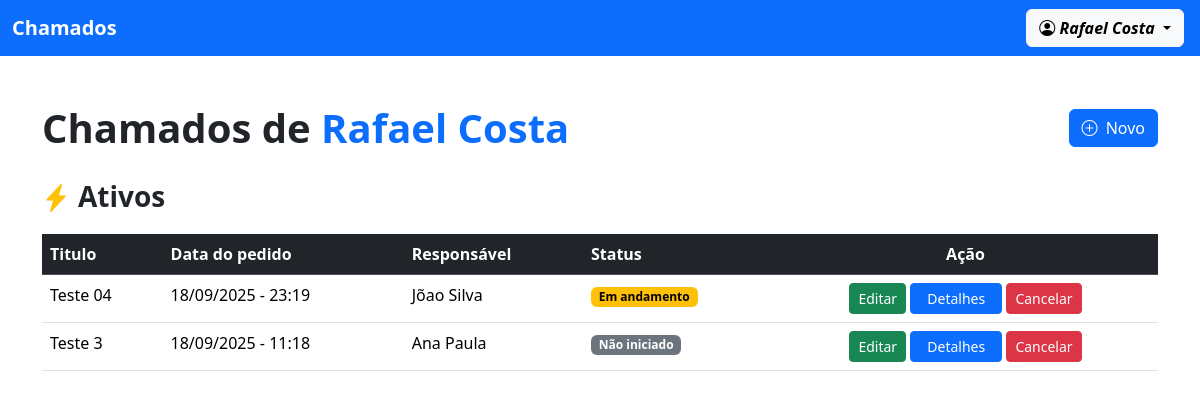
Page / (signed in) on the earlier database version.
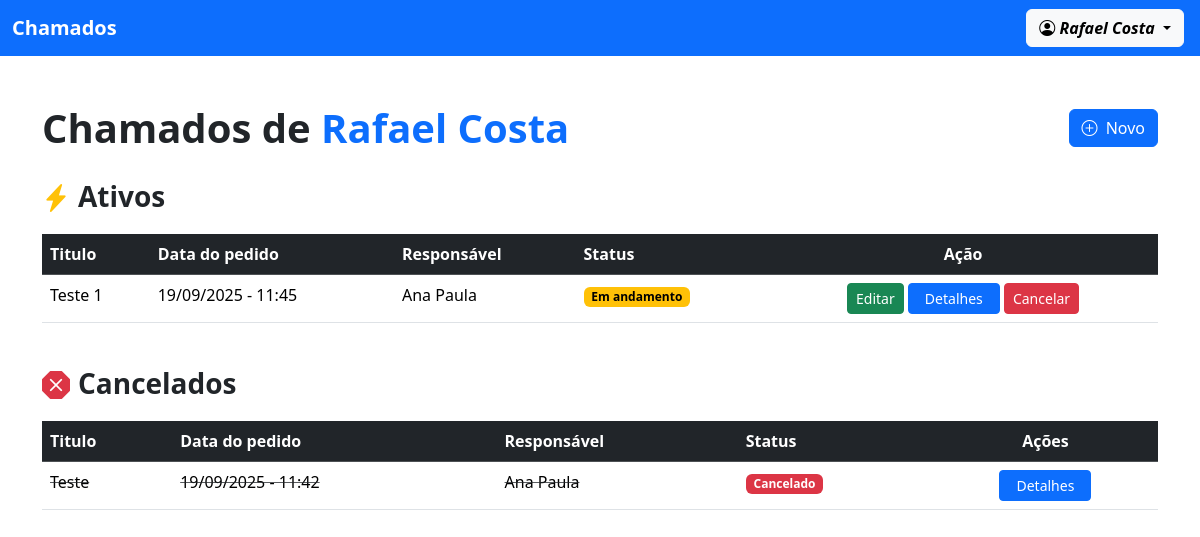
Same page on the later database version.
### chamado/models.py (models this page shows, shortened)
class Chamado(models.Model):
    STATUS = (
        ('nao_iniciado', 'Não iniciado'),
        ('em_andamento', 'Em andamento'),
        ('finalizado', 'Finalizado'),
        ('cancelado', 'Cancelado'),
    )
    titulo = models.CharField(max_length=255)
    data = models.DateTimeField()
    status = models.CharField(max_length=20, choices=STATUS, default="nao_iniciado")
    descricao = models.TextField()
    autor = models.ForeignKey(Perfil, on_delete=models.CASCADE, related_name='autor')
    responsavel = models.ForeignKey(Perfil, on_delete=models.CASCADE, related_name='responsavel')
    class Meta:
        ordering = ["-data"]

### usuario/models.py (models this page shows)
class Perfil(models.Model):
    user = models.OneToOneField(User, on_delete=models.CASCADE)
    nome_completo = models.CharField(max_length=255)
    adm = models.BooleanField(default=False)
    def __str__(self):
        return f"{self.nome_completo}"
    class Meta:
        ordering = ["nome_completo"]

### chamado/views.py (the view)
# urls.py: path('', views.ver_meus_chamados, name="ver_meus_chamados"),
@login_required(login_url='/usuario/login/')
def ver_meus_chamados(request):
    perfil = get_object_or_404(Perfil, user=request.user)
    chamado = Chamado.objects.filter(autor=perfil)
    ativos = chamado.exclude(status__in=['cancelado', 'finalizado']).count()
    finalizados = chamado.filter(status='finalizado').count()
    cancelados = chamado.filter(status='cancelado').count()
    return render(request, 'ver_meus_chamados.html', {'perfil': perfil,
                                                      'chamados':chamado,
                                                      'qtd_ativos': ativos,
                                                      'qtd_finalizados': finalizados,
                                                      'qtd_cancelados': cancelados})

### chamado/templates/ver_meus_chamados.html (shortened to what this page needs)
{% extends "modelo.html" %}
{% block content %}
<div class="d-flex justify-content-between align-items-center mb-4">
    <h1 class="fw-bold mb-0">Chamados de <span class="text-primary">{{ perfil.nome_completo }}</span></h1>
    <a href="{% url 'fazer_chamado' %}" class="btn btn-primary">
        <i class="bi bi-plus-circle me-1"></i>
        Novo
    </a>
</div>
{% if qtd_ativos or qtd_cancelados or qtd_finalizados%}
    {% if qtd_ativos %}
        <div class="d-flex align-items-center mb-3">
            <i class="bi bi-lightning-charge-fill me-2 fs-3 text-warning"></i>
            <h3 class="fw-bold mb-0">Ativos</h3>
        </div>
        <table class="table table-hover">
            <thead class="table-dark">
                <tr>
                    <th>Titulo</th>
                    <th>Data do pedido</th>
                    <th>Responsável</th>
                    <th>Status</th>
                    <th class="text-center">Ação</th>
                </tr>
            </thead>
            <tbody>
                {% for i in chamados %}
                    {% if i.status != 'finalizado' and i.status != 'cancelado' %}
                        <tr>
                            <td>{{i.titulo}}</td>
                            <td>{{i.data|date:'d/m/Y - H:i'}}</td>
                            <td>{{i.responsavel}}</td>
                            <td>
                                {% if i.status == 'em_andamento' %}
                                    <span class="badge bg-warning text-black">{{ i.get_status_display }}</span>
                                {% else %}
                                    <span class="badge bg-secondary">{{ i.get_status_display }}</span>
                                {% endif %}
                            </td>
                            <td class="text-center">
                                <a href="{% url 'editar_chamado' i.id %}" class="btn btn-sm btn-success">Editar</a>
                                <a href="{% url 'ver_detalhes' i.id%}" class="btn btn-sm btn-primary px-3">Detalhes</a>
                                <form action="{% url 'cancelar_chamado' i.id %}" method="post" class="d-inline"
                                    onsubmit="return confirmarCancelar('{{ i.titulo}}');">{% csrf_token %}
                                    <button type="submit" class="btn btn-sm btn-danger">Cancelar</button>
                                </form>
                            </td>
                        </tr>
                    {% endif %}
                {% endfor %}
            </tbody>
        </table>
    {% endif %}
    {% if qtd_cancelados != 0 %}
        <br>
        <div class="d-flex align-items-center mb-3">
            <i class="bi bi-x-octagon-fill me-2 fs-3 text-danger"></i>
            <h3 class="fw-bold mb-0">Cancelados</h3>
        </div>
        <table class="table table-hover">
            <thead class="table-dark">
                <tr>
                    <th>Titulo</th>
                    <th>Data do pedido</th>
                    <th>Responsável</th>
                    <th>Status</th>
                    <th class="text-center">Ações</th>
                </tr>
            </thead>
            <tbody>
                {% for i in chamados %}
                    {% if i.status == 'cancelado' %}
                        <tr class="text-decoration-line-through text-muted">
                            <td>{{i.titulo}}</td>
                            <td>{{i.data|date:'d/m/Y - H:i'}}</td>
                            <td>{{i.responsavel}}</td>
                            <td><span class="badge bg-danger">{{ i.get_status_display }}</span></td>
                            <td class="text-center">
                                <a href="{% url 'ver_detalhes' i.id%}" class="btn btn-sm btn-primary px-3">Detalhes</a>
                            </td>
                        </tr>
                    {% endif %}
                {% endfor %}
            </tbody>
        </table>
    {% endif %}
{% endif %}
{% endblock %}

Differences in the rows shown:
removed Chamado: titulo "Teste 04", data "18/09/2025 - 23:19", responsavel "Jõao Silva", status "Em andamento", shown under "Ativos"
no longer on this page (row edited): Chamado: titulo "Teste 3", data "18/09/2025 - 11:18", responsavel "Ana Paula", status "Não iniciado", shown under "Ativos"
now on this page (row edited): Chamado: titulo "Teste 1", data "19/09/2025 - 11:45", responsavel "Ana Paula", status "Em andamento", shown under "Ativos"
now on this page (row edited): Chamado: titulo "Teste", data "19/09/2025 - 11:42", responsavel "Ana Paula", status "Cancelado", shown under "Cancelados"
Other differences:
text now shown: "Cancelados Titulo Data do pedido Responsável Status Ações"
